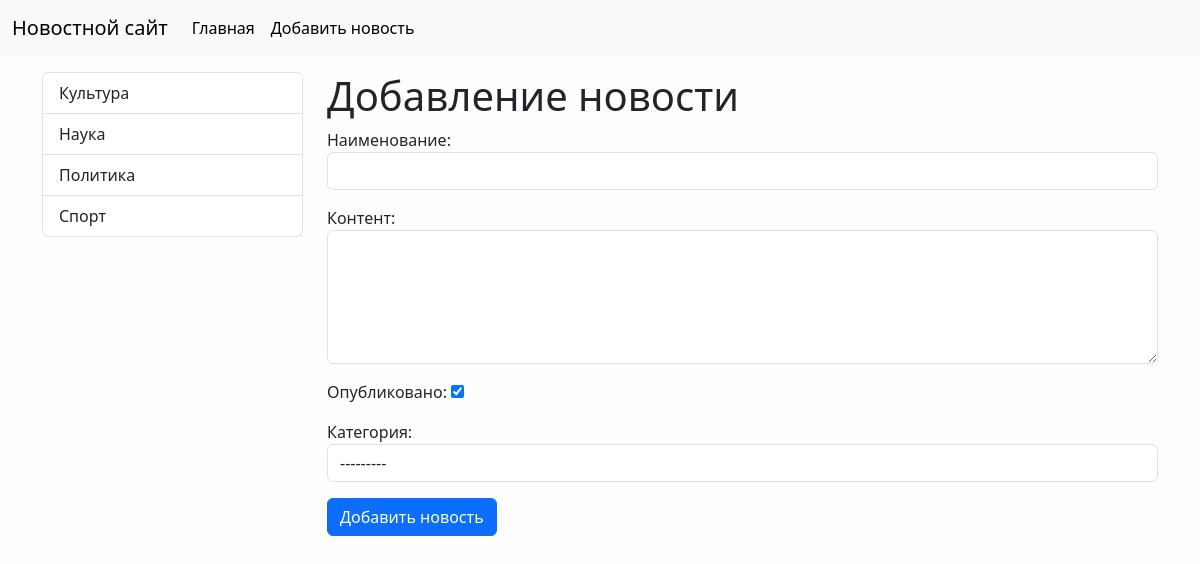
The page /news/add-news on the database its author committed.
### news/models.py (models this page shows)
class Category(models.Model):
    title = models.CharField(max_length=150, db_index=True, verbose_name='Наименование категории')
    def get_absolute_url(self):
        return reverse('category', kwargs={'category_id': self.pk})
    def __str__(self):
        return self.title
    class Meta:
        verbose_name = 'Категория'
        verbose_name_plural = 'Категории'
        ordering = ['title']

### news/views.py (the view)
# urls.py: path('news/add-news', CreateNews.as_view(), name='add_news'),
class CreateNews(CreateView):
    form_class = NewsForm
    template_name = 'news/add_news.html'
    success_url = reverse_lazy('home')

### news/forms.py (shortened to what this page needs)
class NewsForm(forms.ModelForm):
    class Meta:
        model = News
        fields = ['title', 'content', 'is_published', 'category']
        widgets = {
            'title': forms.TextInput(attrs={'class': 'form-control'}),
            'content': forms.Textarea(attrs={'class': 'form-control', 'rows': 5}),
            'category': forms.Select(attrs={'class': 'form-control'})
        }

### news/templatetags/news_tags.py (called while the page is built)
@register.inclusion_tag('news/list_categories.html')
def show_categories():
    categories = Category.objects.all()
    return {"categories": categories}

### news/templates/news/add_news.html (shortened to what this page needs)
{% extends 'base.html' %}
{% block sidebar %}
{% include 'inc/_sidebar.html' %}
{% endblock %}
{% block content %}
<h1>Добавление новости</h1>
<form action="{% url 'add_news' %}" method="post">
{{ form.as_p }}
<button type="submit" class="btn btn-primary btn-block">Добавить новость</button>
</form>
{% endblock %}

### news/templates/news/list_categories.html
<div class="list-group">
    {% for item in categories %}
    <a href="{{ item.get_absolute_url }}" class="list-group-item list-group-item-action">{{ item.title }}</a>
    {% endfor %}
</div>

### mysite/static/css/style.css (style rules this page uses)
body { background-color: #fefefe; }

### rows shown on the page
Category: title "Культура"
Category: title "Наука"
Category: title "Политика"
Category: title "Спорт"
